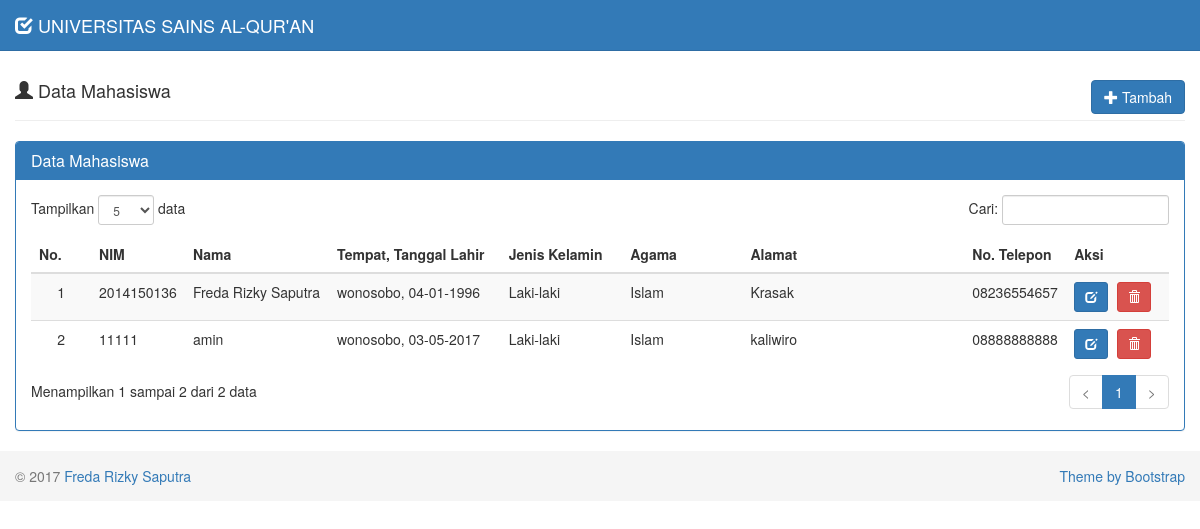
Screenshot of /indexe.php with the database file from the repository.
### tables this page shows
CREATE TABLE IF NOT EXISTS `is_siswa` (
  `nis` varchar(10) NOT NULL,
  `nama` varchar(30) NOT NULL,
  `tempat_lahir` varchar(30) NOT NULL,
  `tanggal_lahir` date NOT NULL,
  `jenis_kelamin` enum('Laki-laki','Perempuan') NOT NULL,
  `agama` varchar(20) NOT NULL,
  `alamat` varchar(100) NOT NULL,
  `no_telepon` varchar(12) NOT NULL
);

### function/siswa.php (called while the page is built, shortened)
<?php
class siswa {
    function view() {
        $query =  mysql_query("SELECT * FROM is_siswa ORDER BY nis DESC");
        while ($data = mysql_fetch_array($query)) {
            $hasil[] = $data;
        }
        return $hasil;
    }
}
?>

### tampil-data.php (the view, shortened to what this page needs)
<?php
require_once "function/siswa.php";
$siswa = new siswa();
?>
  <div class="row">
    <div class="col-lg-12">
      <div class="page-header">
        <h4>
          <i class="glyphicon glyphicon-user"></i> Data Mahasiswa
          <a class="btn btn-primary pull-right" href="?page=tambah">
            <i class="glyphicon glyphicon-plus"></i> Tambah
          </a>
        </h4>
      </div>
      <div class="panel panel-primary">
        <div class="panel-heading">
          <h3 class="panel-title">Data Mahasiswa</h3>
        </div>
        <div class="panel-body">
          <table class="table table-striped table-hover" id="dataTables-example">
            <thead>
              <tr>
                <th>No.</th>
                <th>NIM</th>
                <th>Nama</th>
                <th>Tempat, Tanggal Lahir</th>
                <th>Jenis Kelamin</th>
                <th>Agama</th>
                <th>Alamat</th>
                <th>No. Telepon</th>
                <th>Aksi</th>
              </tr>
            </thead>
            <tbody>
            <?php
            $no = 1;
            $data = $siswa->view();
            foreach ($data as $rec) {
              $tanggal        = $rec['tanggal_lahir'];
              $tgl            = explode('-',$tanggal);
              $tanggal_lahir  = $tgl[2]."-".$tgl[1]."-".$tgl[0];
              echo "  <tr>
                    <td width='50' class='center'>$no</td>
                    <td width='60'>$rec[nis]</td>
                    <td width='150'>$rec[nama]</td>
                    <td width='180'>$rec[tempat_lahir], $tanggal_lahir</td>
                    <td width='120'>$rec[jenis_kelamin]</td>
                    <td width='120'>$rec[agama]</td>
                    <td width='250'>$rec[alamat]</td>
                    <td width='80'>$rec[no_telepon]</td>
                    <td width='100'>
                      <div class=''>
                        <a data-toggle='tooltip' data-placement='top' title='Ubah' style='margin-right:5px' class='btn btn-primary btn-sm' href='?page=ubah&id=$rec[nis]'>
                          <i class='glyphicon glyphicon-edit'></i>
                        </a>";
            ?>
                        <a data-toggle="tooltip" data-placement="top" title="Hapus" class="btn btn-danger btn-sm" href="proses-hapus.php?id=<?php echo $rec['nis'];?>" onclick="return confirm('Anda yakin ingin menghapus siswa <?php echo $rec['nama']; ?>?');">
                          <i class="glyphicon glyphicon-trash"></i>
                        </a>
            <?php
              echo "
                      </div>
                    </td>
                  </tr>";
              $no++;
            }
            ?>
            </tbody>
          </table>
        </div>
      </div>
    </div>
  </div>

### indexe.php (shortened to what this page needs)
<!DOCTYPE html>
<html lang="en">
  <head>
    <link href="assets/css/bootstrap.min.css" rel="stylesheet">
    <link href="assets/css/datepicker.min.css" rel="stylesheet">
    <link href="assets/js/dataTables/css/dataTables.bootstrap.css" rel="stylesheet">
    <link href="assets/css/style.css" rel="stylesheet">
  </head>
  <body>
    <nav class="navbar navbar-default navbar-fixed-top">
      <div class="container-fluid">
        <div class="navbar-header">
          <a class="navbar-brand" href="index.php">
            <i class="glyphicon glyphicon-check"></i>
            UNIVERSITAS SAINS AL-QUR'AN
          </a>
        </div>
      </div>
    </nav>
    <div class="container-fluid">
      <?php
      if (empty($_GET["page"])) {
        include "tampil-data.php";
      } elseif ($_GET['page'] == 'tambah') {
        include "form-tambah.php";
      } elseif ($_GET['page'] == 'ubah') {
        include "form-ubah.php";
      }
      ?>
    </div>
    <footer class="footer">
      <div class="container-fluid">
        <p class="text-muted pull-left">&copy; 2017 <a href="http://www.fredazip.blogspot.com" target="_blank">Freda Rizky Saputra</p>
        <p class="text-muted pull-right ">Theme by <a href="http://www.getbootstrap.com" target="_blank">Bootstrap</a></p>
      </div>
    </footer>
  </body>
</html>

### assets/css/style.css (style rules this page uses)
body { padding-top: 40px; }
.navbar-default { background-color: #337ab7; border-color: #2e6da4; }
.navbar-default .navbar-brand { color: #f1f2f7; }
.container-fluid .text-muted { margin: 15px 0; }
.footer { width: 100%; height: 50px; background-color: #f5f5f5; }
.center { text-align: center; }

### rows the page displays
is_siswa: nis "2014150136", nama "Freda Rizky Saputra", tempat_lahir "wonosobo", tanggal_lahir "04-01-1996", jenis_kelamin "Laki-laki", agama "Islam", alamat "Krasak", no_telepon "08236554657"
is_siswa: nis "11111", nama "amin", tempat_lahir "wonosobo", tanggal_lahir "03-05-2017", jenis_kelamin "Laki-laki", agama "Islam", alamat "kaliwiro", no_telepon "08888888888"
